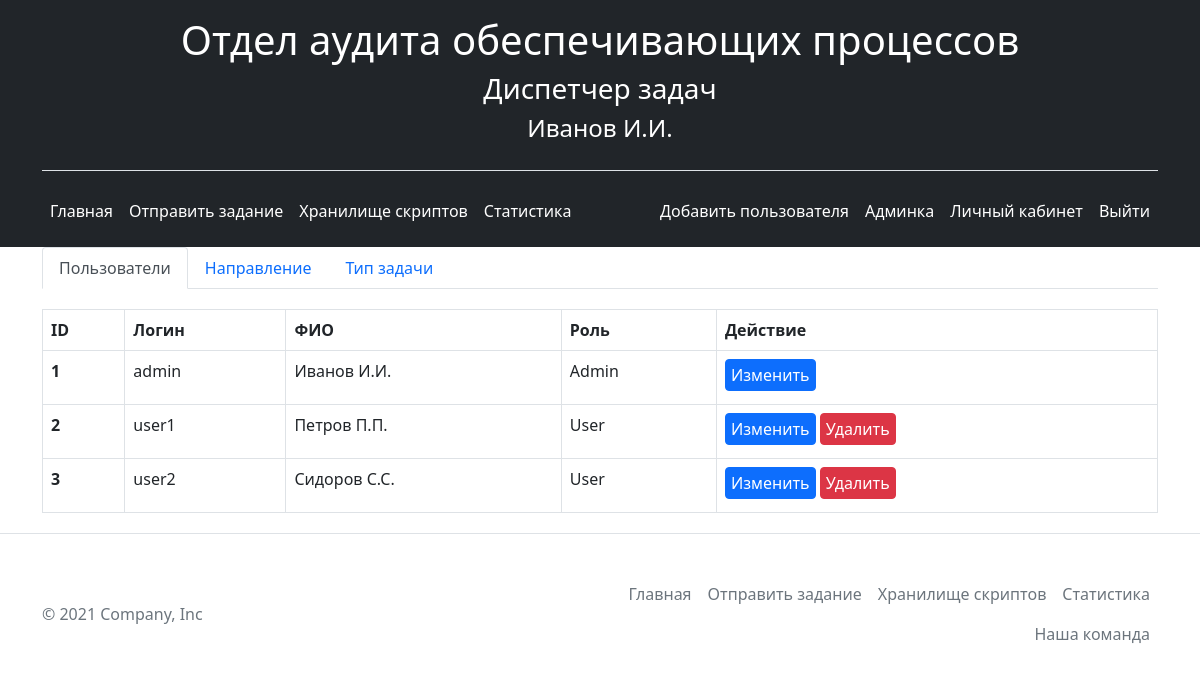
The page /admin_panel (signed in) on the database as committed earlier.
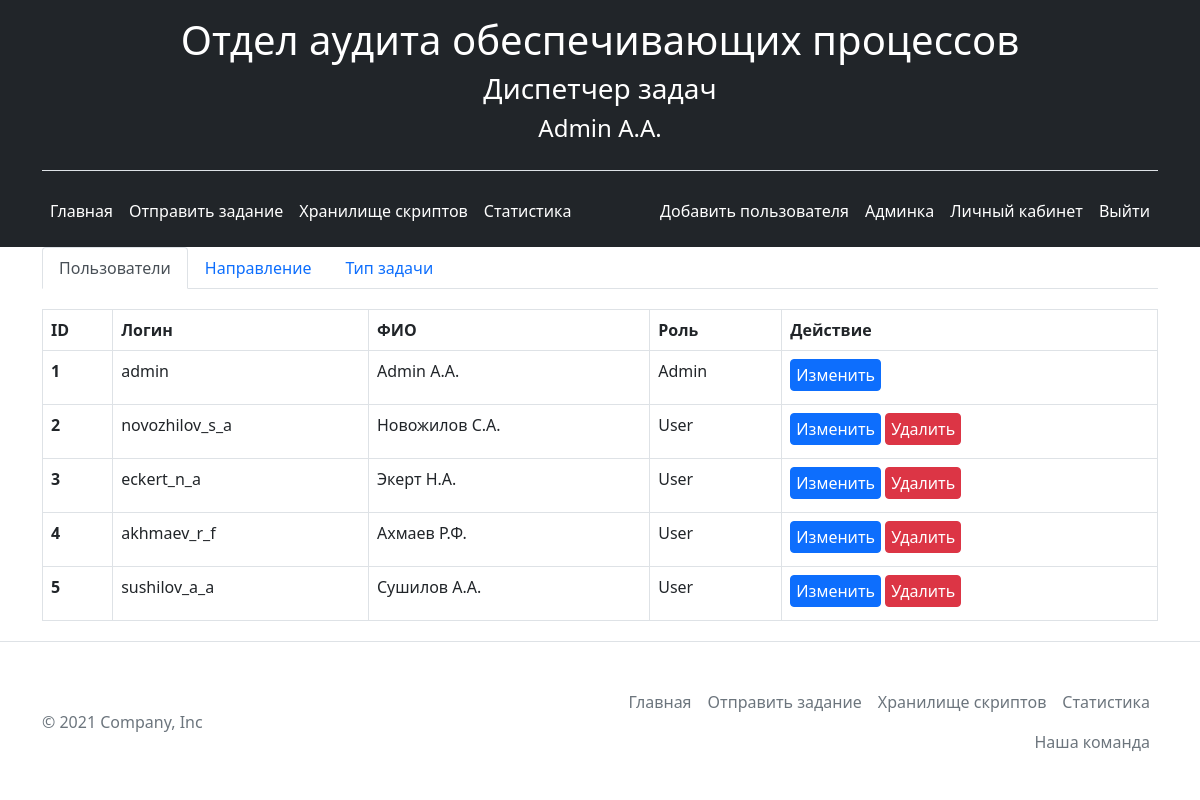
The same page on the database as committed later.
### app.py (models this page shows, shortened)
class User(db.Model, UserMixin):
    __tablename__ = 'user'
    id = db.Column(db.Integer, primary_key=True)
    login = db.Column(db.String(20), unique=True, nullable=False)
    fio = db.Column(db.String(20), nullable=False)
    password = db.Column(db.String(1255), nullable=False)
    role_id = db.Column(db.Integer, db.ForeignKey('role.id'), nullable=False, default='1')
    role = db.relationship('Role', foreign_keys=[role_id])

class Role(db.Model):
    __tablename__ = 'role'
    id = db.Column(db.Integer, primary_key=True)
    name = db.Column(db.String(20), nullable=False)

### app.py (the view)
@app.route('/admin_panel', methods=['POST', 'GET'])
@login_required
def admin():
    users = User.query.order_by(User.id).all()
    direction = Direction.query.order_by(Direction.id).all()
    type_list = Type.query.order_by(Type.id).all()
    return render_template("admin.html", users=users, direction=direction, type=type_list)

### app.py (called while the page is built)
@login_manager.user_loader
def load_user(user_id):
    return User.query.get(user_id)

### templates/admin.html (shortened to what this page needs)
{% extends 'base.html' %}
{% block body %}
<div class="container">
    <ul class="nav nav-tabs" id="myTab" role="tablist">
        {% if current_user.role.name == 'Admin' %}
        <li class="nav-item" role="presentation">
        <button class="nav-link active" id="home-tab" data-bs-toggle="tab" data-bs-target="#users" type="button" role="tab" aria-controls="users" aria-selected="true">Пользователи</button>
        </li>
        {% endif %}
        <li class="nav-item" role="presentation">
        <button class="nav-link" id="profile-tab" data-bs-toggle="tab" data-bs-target="#direction" type="button" role="tab" aria-controls="direction" aria-selected="false">Направление</button>
        </li>
        <li class="nav-item" role="presentation">
        <button class="nav-link" id="contact-tab" data-bs-toggle="tab" data-bs-target="#type" type="button" role="tab" aria-controls="type" aria-selected="false">Тип задачи</button>
        </li>
    </ul>
    <div class="tab-content" id="myTabContent">
        {% if current_user.role.name == 'Admin' %}
        <div class="tab-pane fade show active" id="users" role="tabpanel" aria-labelledby="home-tab">
            <table class="table table-striped table-hover table-bordered">
                <thead>
                    <tr>
                        <th scope="col">ID</th>
                        <th scope="col">Логин</th>
                        <th scope="col">ФИО</th>
                        <th scope="col">Роль</th>
                        <th scope="col">Действие</th>
                    </tr>
                </thead>
                <tbody>
                    {% for el in users %}
                    <tr>
                        <th scope="row">{{ el.id }}</th>
                        <td>{{ el.login }}</td>
                        <td>{{ el.fio }}</td>
                        <td>{{ el.role.name }}</td>
                        <td>
                            <a href="/admin_panel/{{ el.id }}" class="btn btn-primary">Изменить</a>
                            {% if el.role.id !=  2 %}
                            <a href="/admin_panel/{{ el.id }}/user_delete" class="btn btn-danger">Удалить</a>
                            {% endif %}
                        </td>
                    </tr>
                    {% endfor %}
                </tbody>
            </table>
        </div>
        {% endif %}
    </div>
</div>
{% endblock %}

### templates/base.html (shortened to what this page needs)
<!doctype html>
<html lang="en">
<head>
    <link rel="stylesheet" href="{{ url_for('static', filename='css/bootstrap.min.css') }}">
    <link rel="stylesheet" href="{{ url_for('static', filename='css/main.css') }}">
	<link rel="stylesheet" type="text/css" href="{{ url_for('static', filename='DataTables/datatables.min.css') }}"/>
</head>
<body>
    <header class="p-3 bg-dark text-white">
        <div class="container">
            <div class="header-logo border-bottom">
                <h1>Отдел аудита обеспечивающих процессов</h1>
                <h3>Диспетчер задач</h3>
                <h4>{{ current_user.fio }}</h4>
            </div>
          <div class="d-flex flex-wrap align-items-center justify-content-center justify-content-lg-start">
            <ul class="nav col-12 col-lg-auto me-lg-auto mb-2 justify-content-center mb-md-0">
              <li><a href="/" class="nav-link px-2 text-white">Главная</font></a></li>
              <li><a href="/taskadd" class="nav-link px-2 text-white"><font style="vertical-align: inherit;">Отправить задание</font></a></li>
              <li><a href="/storagescripts" class="nav-link px-2 text-white"><font style="vertical-align: inherit;">Хранилище скриптов</font></a></li>
              <li><a href="/statistics" class="nav-link px-2 text-white"><font style="vertical-align: inherit;">Статистика</font></a></li>
            </ul>
            <div class="d-flex text-end">
                {% if current_user.role.name == 'Admin' %}
                    <a href="/register" class="nav-link px-2 text-white"><font style="vertical-align: inherit;">Добавить пользователя</font></a>
                {% endif %}
                {% if current_user.login %}
                    <a href="/admin_panel" class="nav-link px-2 text-white"><font style="vertical-align: inherit;">Админка</font></a>
                    <a href="/user/{{ current_user.login }}/{{ current_user.id}}" class="nav-link px-2 text-white"><font style="vertical-align: inherit;">Личный кабинет</font></a>
                    <a href="/logout" class="nav-link px-2 text-white"><font style="vertical-align: inherit;">Выйти</font></a>
                {% else %}
                    <a href="/login" class="nav-link px-2 text-white"><font style="vertical-align: inherit;">Авторизоваться</font></a>
                {% endif %}
            </div>
          </div>
        </div>
    </header>
    {% block body %}{% endblock %}
    <footer class="border-top">
        <div class="container d-flex flex-wrap justify-content-between align-items-center py-3 my-4 ">
        <p class="col-md-4 mb-0 text-muted">© 2021 Company, Inc</p>
        <ul class="nav col-md-6 justify-content-end">
            <li class="nav-item"><a href="/" class="nav-link px-2 text-muted">Главная</a></li>
            <li class="nav-item"><a href="/taskadd" class="nav-link px-2 text-muted">Отправить задание</a></li>
            <li class="nav-item"><a href="/storagescripts" class="nav-link px-2 text-muted">Хранилище скриптов</a></li>
            <li class="nav-item"><a href="/statistics" class="nav-link px-2 text-muted">Статистика</a></li>
            <li class="nav-item"><a href="/about" class="nav-link px-2 text-muted">Наша команда</a></li>
        </ul>
              </div>
  </footer>
</body>
</html>

### static/css/main.css (style rules this page uses)
body { overflow-y: scroll; }
.header-logo { display: flex; align-items: center; flex-direction: column; padding-bottom: 20px; margin-bottom: 20px; }
.tasks-discription tbody, td, tfoot, th, thead, tr { border-color: inherit; border-style: solid; border-width: 1px; }
td { padding-right: 0; }
table { max-width: 1900px; }
.btn { margin-bottom: 5px; padding: 3px 5px 3px 5px; }
.tab-content { margin-top: 20px; margin-bottom: 20px; }

Rows that differ between the two databases and show on the page:
changed User "admin": fio "Иванов И.И." → "Admin A.A."
changed User id 2: login "user1" → "novozhilov_s_a"; fio "Петров П.П." → "Новожилов С.А."
changed User id 3: login "user2" → "eckert_n_a"; fio "Сидоров С.С." → "Экерт Н.А."
added User: id "4", login "akhmaev_r_f", fio "Ахмаев Р.Ф.", role.name "User"
added User: id "5", login "sushilov_a_a", fio "Сушилов А.А.", role.name "User"
